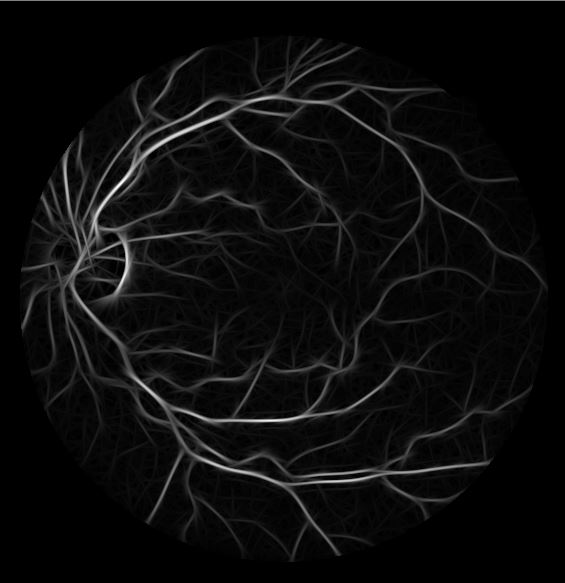
//> input picture m1.jpg, 565 x 583 px
$ ./code   (built with g++ and OpenCV 4)
//> lines starting //> are read from the running program, lines starting //| are printed output that depends on the picture; after the words box and inside, x2 and y2 are one past the last pixel; in counts of white or black regions, pixels touching at a corner belong together
#include <stdio.h>
#include <math.h>
#include <opencv2/opencv.hpp>
#include <iostream>
using namespace cv;
using namespace std;

Mat inc,in,outg,outl,grad,gt;
int t1,t2,i,j,tnum=0,tden=0,tglob,r,c,s,tloc,n,tc,tr,k,p=0,st;
void quad()
{
s=0;tnum=0;tden=0;
p++;
k=2*p;
st=500*k;                                     /*varying reference grad of the window with its size*/
			tc=(c-1)/k;                         /*location of the window in the quad*/
			tr=(r-1)/k;
		for(j=tc*(in.cols/n);j<=(tc+k)*(in.cols/n);j++)
		for(i=tr*(in.rows/n);i<=(tr+k)*(in.rows/n);i++)
		{
		s=s+grad.at<uchar>(i,j);        /*grad value of local window*/
		tnum=in.at<uchar>(i,j)*grad.at<uchar>(i,j)+tnum;              /*grey-grad value of local window*/
		}
		if(s!=0)
		tloc=tnum/s;
		if(tloc<10)
			tloc=20;
		if(s>st)
		{
			for(j=c*(in.cols/n);j<(c+1)*(in.cols/n);j++)
			for(i=r*(in.rows/n);i<(r+1)*(in.rows/n);i++)
			{
			if(in.at<uchar>(i,j)>tloc)
			{
			outl.at<uchar>(i,j)=255;      /*converting to  binary image*/
			}
			else
			outl.at<uchar>(i,j)=0;
			}
		}
		else
			quad();     /*recursive calling of quad if the grad value is less than the expected gtad value*/
}
int main()
{
in=imread("m1.jpg",0);    /*reading the input image*/
//> in is the input picture: 583 rows x 565 cols, CV_8UC1; min 0, max 255, mean 12
grad=in.clone();          /*creation of similar Mats as that of input Mat*/
outg=in.clone();
outl=in.clone();

for(i=0;i<in.rows;i++)
for(j=0;j<in.cols;j++)       /*for global thresholding*/
	{
		outg.at<uchar>(i,j)=0;
		outl.at<uchar>(i,j)=0;
		if(((i+1)<in.rows)&&((i-1)>0))    /*boundary conditions*/
	t1=abs(in.at<uchar>(i-1,j)-in.at<uchar>(i+1,j));    /*gradient at the pixel in horizontal direction*/
		if(((j+1)<in.cols)&&((j-1)>0))
	t2=abs(in.at<uchar>(i,j-1)-in.at<uchar>(i,j+1));
	if(t1>t2){grad.at<uchar>(i,j)=t1;}
	else{grad.at<uchar>(i,j)=t2;}
	tnum=in.at<uchar>(i,j)*grad.at<uchar>(i,j)+tnum;    /*gradient at the pixel in vertical direction*/
	tden=grad.at<uchar>(i,j)+tden;                  /*summation of gradient values of image*/
	}
//> this loop made 583 passes
//> (t1, tnum, tden) on passes 1 to 3: (0, 0, 0), (0, 0, 0), (1, 0, 565)
//> outg: 583 rows x 565 cols, CV_8UC1; every value is 0
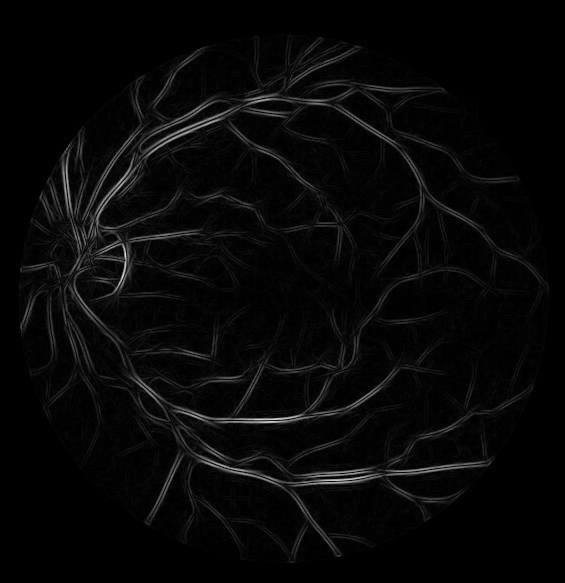
//> grad: 583 rows x 565 cols, CV_8UC1; min 0, max 220, mean 7.5
//> after the loop, t1 = 0; t2 = 0; tnum = 113181069; tden = 2479288
printf("%d\n",tnum);
//| 113181069
printf("%d\n",tden);
//| 2479288
printf("%d\n",in.rows);
//| 583
printf("%d\n",in.cols);
//| 565
	tglob=tnum/tden;      /*the global threshold value*/
//> tglob = 45
	printf("%d\n",tglob);
//| 45
imshow("error",grad);
for(i=0;i<in.rows;i++)
for(j=0;j<in.cols;j++)
	{
		if(in.at<uchar>(i,j)>tglob)
		{
		outg.at<uchar>(i,j)=255;                       /*gray level image to binary image*/
		}
		else
		outg.at<uchar>(i,j)=0;
	}
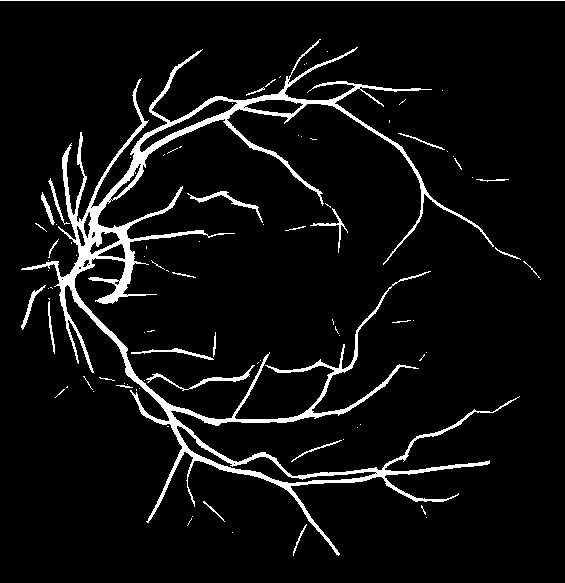
//> outg: 583 rows x 565 cols, CV_8UC1; 6.1% white; 90 white regions (64 under 20 px), largest, box (x1, y1, x2, y2) and area: (21, 39, 520, 556) 17107, (0, 0, 565, 1) 565, (146, 365, 255, 391) 350
n=30;                                            /*window size for local thresholding*/
for(c=0;c<n;c++)
for(r=0;r<n;r++)
	{
		s=0;tnum=0,tloc=0;
		for(j=c*(in.cols/n);j<(c+1)*(in.cols/n);j++)   /*scanning windows*/
		for(i=r*(in.rows/n);i<(r+1)*(in.rows/n);i++)
		{
		s=s+grad.at<uchar>(i,j);     /*sum of gradients of pixels within the window*/
		tnum=in.at<uchar>(i,j)*grad.at<uchar>(i,j)+tnum;             /*sum of grey grads of pixels within the image*/
		}
		if(s!=0)
		tloc=tnum/s;          /*local threshold of the considered window*/
		if(tloc<15)
			tloc=15;
		if(s>1500)
		{
			for(j=c*(in.cols/n);j<(c+1)*(in.cols/n);j++)
			for(i=r*(in.rows/n);i<(r+1)*(in.rows/n);i++)
			{
			if(in.at<uchar>(i,j)>tloc)                /*comaparing the pixel intensities with the local threshold*/
			{
			outl.at<uchar>(i,j)=255;
			}
			else
			outl.at<uchar>(i,j)=0;
			}
		}
		else
		{
			p=0;
			quad();     /*if the local grad value is less than expected then call quad functio*/

}
}
//> this loop made 30 passes
//> (s, tnum, tloc) on passes 1 to 12: (10029, 337054, 33), (10029, 337054, 33), (10029, 337054, 33), (18709, 608278, 32), (18709, 608278, 32), (24821, 1094389, 44), (24821, 1094389, 44), (34319, 2015543, 58), (34319, 2015543, 58), (31542, 1758676, 55), (31542, 1758676, 55), (35531, 2610002, 73)
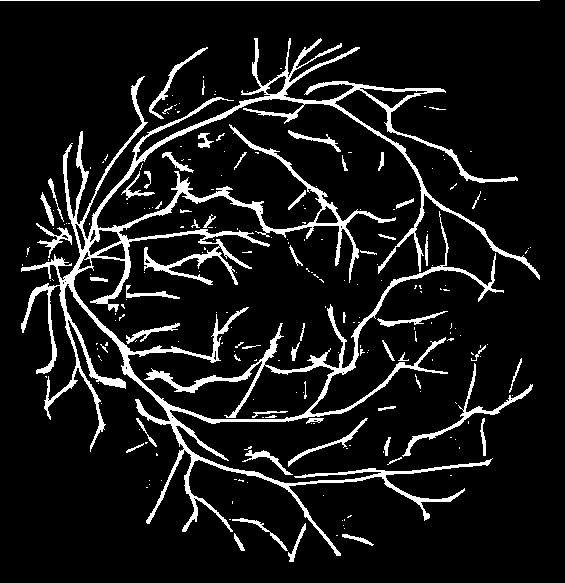
//> outl: 583 rows x 565 cols, CV_8UC1; 9.7% white; 231 white regions (172 under 20 px), largest, box (x1, y1, x2, y2) and area: (21, 38, 540, 556) 24667, (402, 363, 533, 457) 801, (0, 0, 540, 1) 540
//> after the loop, s = 4106; tnum = 36959; tloc = 20; p = 1


namedWindow("in",WINDOW_AUTOSIZE);    /*for the display ofimages*/
 imshow("in",in);
 namedWindow("outg",WINDOW_AUTOSIZE);
 imshow("outg",outg);
 namedWindow("outl",WINDOW_AUTOSIZE);
 imshow("outl",outl);
 waitKey(0);
in.release();
inc.release();
outg.release();
outl.release();

}
